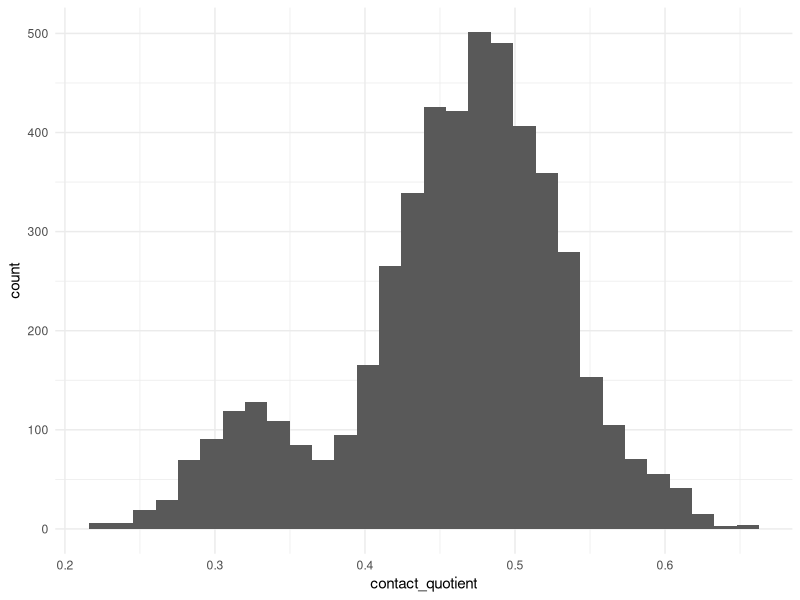
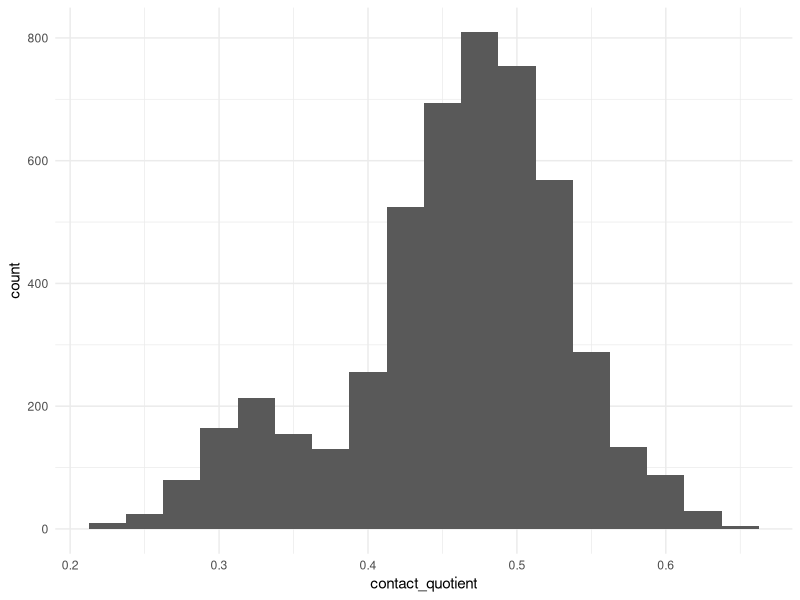
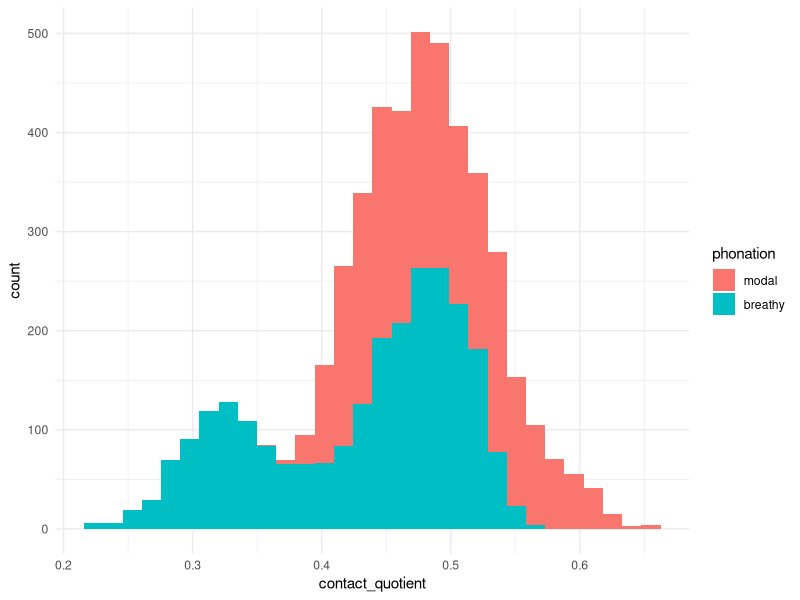
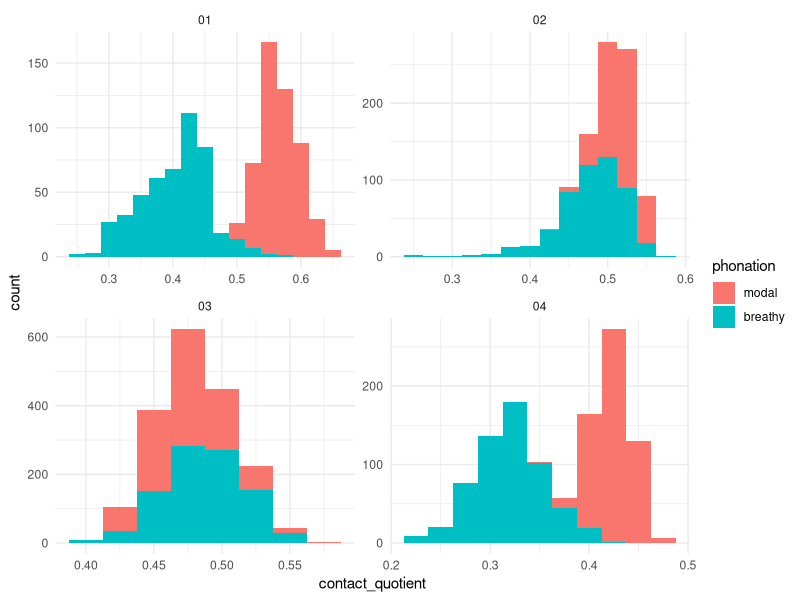
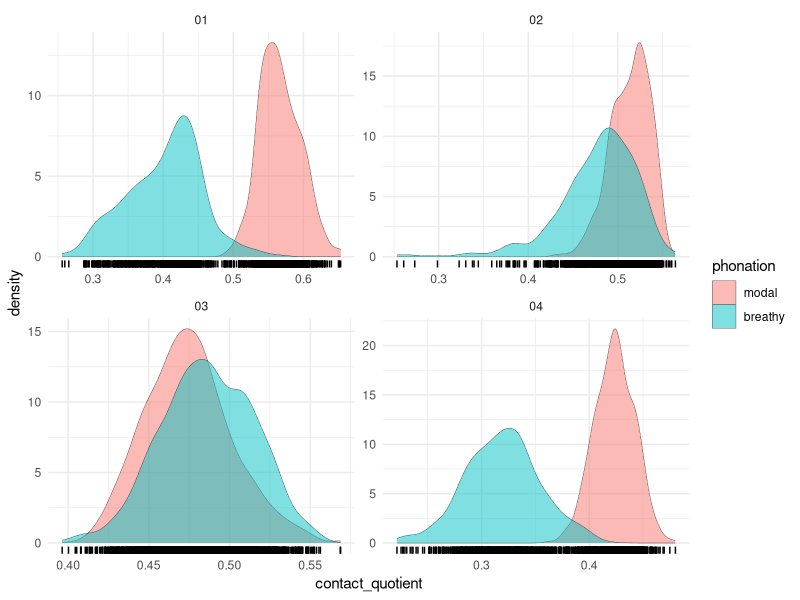
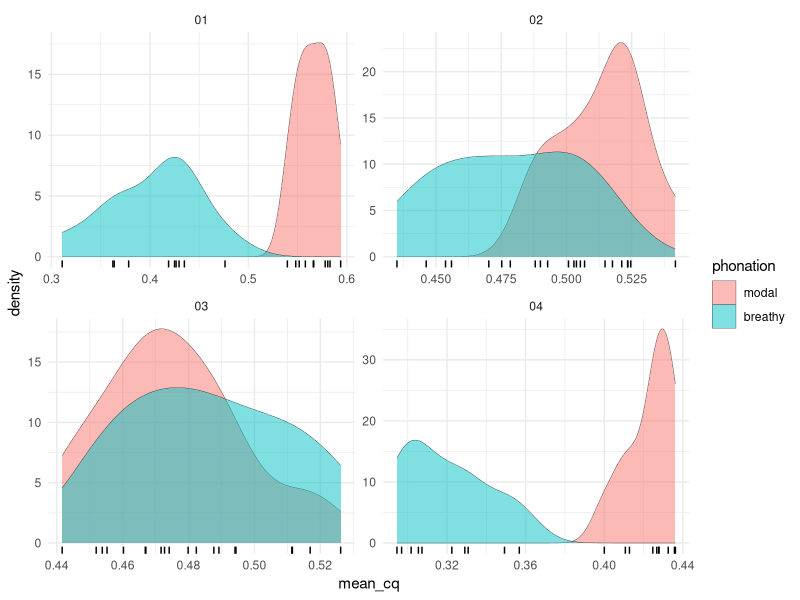
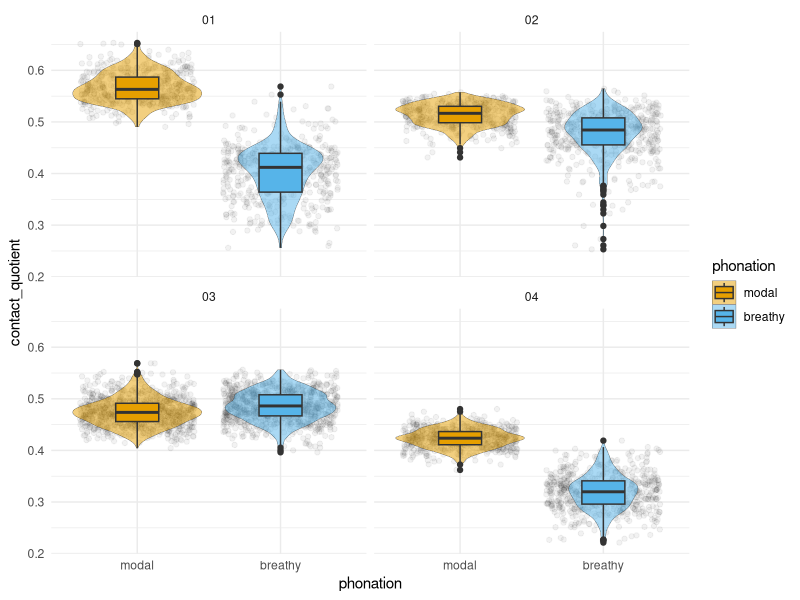

Here is the R script that generated these plots, in order:
## ---- chunk 1
knitr::opts_chunk$set(echo = TRUE)
knitr::opts_knit$set(root.dir = normalizePath("../../"))
library(tidyverse)
theme_set(theme_minimal())
cbPalette <- c("#E69F00", "#56B4E9", "#009E73", "#F0E442", "#0072B2", "#D55E00", "#CC79A7", "#999999")
## ---- chunk 2
tracegram <- read_csv("./presentations/2018-mfil/datasets/tracegram.csv") %>%
  separate(file, c("speaker", "phonation")) %>%
  mutate_if(is.character, as.factor) %>%
  mutate(
    phonation = factor(phonation, levels = c("modal", "breathy")),
    contact_quotient = degg_minimum - degg_maximum
  )
## ---- chunk 3
tracegram %>%
  ggplot(aes(contact_quotient)) +
  geom_histogram()
## ---- chunk 4
tracegram %>%
  ggplot(aes(contact_quotient)) +
  geom_histogram(binwidth = 0.025)
## ---- chunk 5
tracegram %>%
  ggplot(aes(contact_quotient, fill = phonation)) +
  geom_histogram()
## ---- chunk 6
tracegram %>%
  ggplot(aes(contact_quotient, fill = phonation)) +
  geom_histogram(binwidth = 0.025) +
  facet_wrap(~ speaker, scales = "free")
## ---- chunk 7
tracegram %>%
  ggplot(aes(contact_quotient, fill = phonation)) +
  geom_density(alpha = 0.5, size = 0.1) +
  facet_wrap(~ speaker, scales = "free") +
  geom_rug()
## ---- chunk 8
tracegram %>%
  group_by(speaker, token, phonation) %>%
  summarise(mean_cq = mean(contact_quotient)) %>%
  ggplot(aes(mean_cq, fill = phonation)) +
  geom_density(alpha = 0.5, size = 0.1) +
  facet_wrap(~ speaker, scales = "free") +
  geom_rug()
## ---- chunk 9
tracegram %>%
  ggplot(aes(phonation, contact_quotient, fill = phonation)) +
  geom_jitter(alpha = 0.05) +
  geom_violin(size = 0.1, alpha = 0.5) +
  geom_boxplot(width = 0.3) +
  facet_wrap(~ speaker) +
  scale_fill_manual(values = cbPalette)
